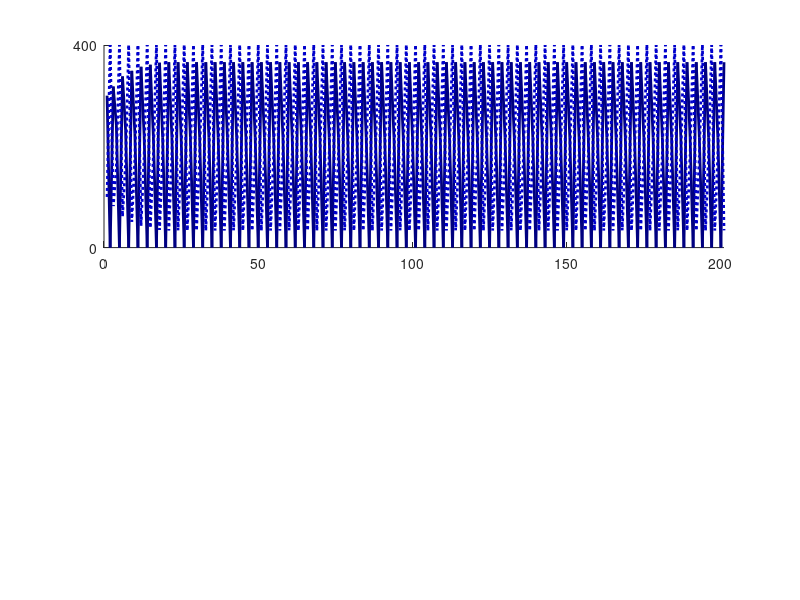

Write the MATLAB code that produced this figure. (Note: this script raises an error after producing the figure.)
function [f,g]=BNMabmDynamicTol
%Fixed tolerance
a=2; b=2; tend=200;
%Initial condition:
%Number in each cell
x0=[300,100];%;3*ones(100,1)];
y0=[100,300];%;3*ones(100,1)];
totx=sum(x0);
toty=sum(x0);
%
n=length(x0);

%Linear tolerance schedules:
%{
xtol=fliplr((0:a/(totx-1):a)); %reptolx=repmat(Xtol',1,2);
ytol=fliplr((0:b/(toty-1):b)); %reptoly=repmat(Ytol',1,2);
%}
%Not including zero:
%
xtol=fliplr((a/totx:a/totx:a)); %reptolx=repmat(Xtol',1,2);
ytol=fliplr((b/toty:b/toty:b)); %reptoly=repmat(Ytol',1,2);
%}
%Lunch time

X=zeros(tend+1,n); Y=X;
X(1,:)=x0; Y(1,:)=y0;
Xdiff=zeros(n,2); Ydiff=Xdiff;%Number that relocate at each time step
xx=x0; yy=y0;
for t=2:tend+1
    %X-population:
    threshx=xx./yy;%Agents included in own nbhd
    threshx(yy==0)=0;
    xrem=zeros(1,n);
    for i=1:n
        vxi=xtol(1:xx(i));
        xrem(i)=length(vxi(vxi<threshx(i)));
    end
    Xdiff(t-1,:)=xrem;
    xx=xx-xrem+fliplr(xrem);
    X(t,:)=xx;
    %Y-population:
    threshy=yy./xx;%Agents included in own nbhd
    threshy(xx==0)=0;
    yrem=zeros(1,n);
    for i=1:n
        vyi=ytol(1:yy(i));
        yrem(i)=length(vyi(vyi<threshy(i)));
    end
    Ydiff(t-1,:)=yrem;
    yy=yy-yrem+fliplr(yrem);
    Y(t,:)=yy;
    %{
    bar([xx',yy']);%,'color',[0,0,.5]);%,'linewidth',2) ,'histc'
    axis([.5,n+.5,0,lx])
    xlabel('Cell','fontsize',15); ylabel('Population','fontsize',10)
    legend('X','Y')
    pause(0.5)%drawnow
    %}
end
f=X; g=Y;
%
%Plot
fs=15; lw=2; ms=10;
%cx=1.5*[0,.2,.2]; cz=1.5*[.149,.012,.224];
cx1=[0,0,.5]; cy1=[.5,0,0];
cx2=[0,0,.8]; cy2=[.8,0,0];
%scaleCol=repmat((1/n:1/n:1)',1,3);
%cx=repmat(cx,n,1).*scaleCol;
%cy=repmat(cy,n,1).*scaleCol;
figure
subplot(2,1,1)
%subplot(2,2,1)
%colormap(cx)
hold on
h1=plot(1:tend+1,X(:,1),'-','linewidth',lw,'color',cx1);
h2=plot(1:tend+1,X(:,2),':','linewidth',lw,'color',cx2);
hold off
axis([0,tend+1,0,totx])
set(gca,'YTick',[0,totx],'yticklabels',{'0','X_{max}'})
grid on
grid minor
box on
xlabel('time','fontsize',15); ylabel('X','rot',0)
set(gca,'fontsize',fs)
legend([h1,h2],'X_1','X_2','location','northeastoutside')
%
subplot(2,1,2)
%subplot(2,2,3)
%colormap(cy)
hold on
h1=plot(1:tend+1,Y(:,1),'-','linewidth',lw,'color',cy1);
h2=plot(1:tend+1,Y(:,2),':','linewidth',lw,'color',cy2);
hold off
axis([0,tend+1,0,toty])
set(gca,'YTick',[0,toty],'yticklabels',{'0','Y_{max}'})
grid on
grid minor
box on
xlabel('time','fontsize',15); ylabel('Y','rot',0)
set(gca,'fontsize',fs)
legend([h1,h2],'Y_1','Y_2','location','northeastoutside')
%{
subplot(2,2,2)
%colormap(cx)
hold on
h1=plot(1:tend,Xdiff(:,1),'-','linewidth',lw,'color',cx1);
h2=plot(1:tend,Xdiff(:,2),':','linewidth',lw,'color',cx2);
hold off
axis([0,tend,0,totx])
set(gca,'YTick',[0,totx],'yticklabels',{'0','X_{max}'})
grid on
grid minor
box on
xlabel('time','fontsize',15); ylabel('\Delta X','rot',0)
set(gca,'fontsize',fs)
legend([h1,h2],'X_1','X_2','location','northeastoutside')
%
subplot(2,2,4)
%colormap(cy)
hold on
g1=plot(1:tend,Ydiff(:,1),'-','linewidth',lw,'color',cy1);
g2=plot(1:tend,Ydiff(:,2),':','linewidth',lw,'color',cy2);
hold off
axis([0,tend,0,toty])
set(gca,'YTick',[0,toty],'yticklabels',{'0','Y_{max}'})
grid on
grid minor
box on
xlabel('time','fontsize',15); ylabel('\Delta Y','rot',0)
set(gca,'fontsize',fs)
legend([g1,g2],'Y_1','Y_2','location','northeastoutside')
%}